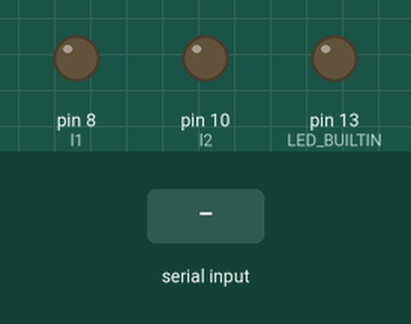
Bench run of a sketch on a simulated Arduino Uno, built with avr-gcc and run on an emulated ATmega328P. Parts: output pins drawn as LEDs (lit = HIGH). The inputs (shaded band) are chosen by the test bench. Pins used as bus, display or sensor lines are not drawn.

Above: at 1.2 s.
1.3 s: "g" received over Serial
At 1.6 s:
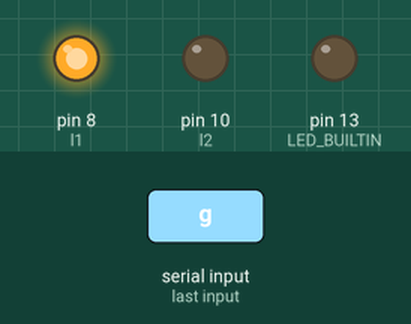
3.3 s: "b" received over Serial
At 3.7 s:
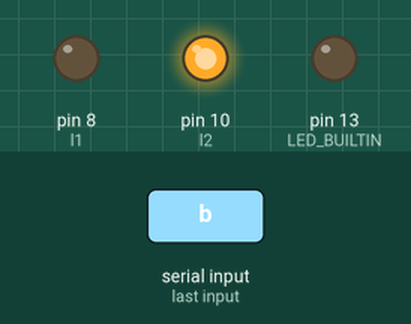
5.3 s: "x" received over Serial
At 5.9 s:
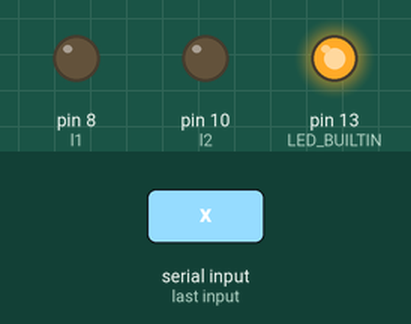
6.8 s: "l" received over Serial
At 6.9 s:
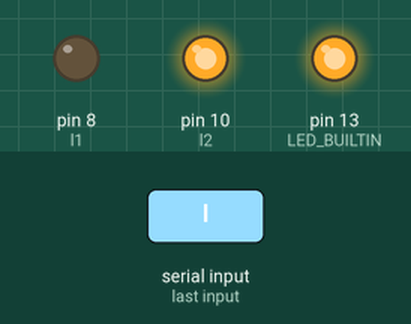
8.5 s: "r" received over Serial
At 8.6 s:
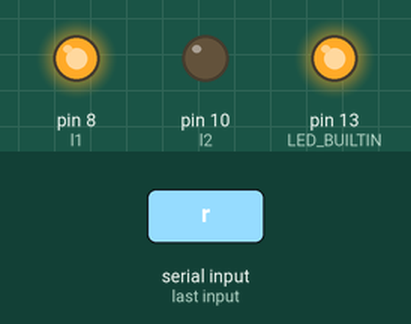
Timing chart, 0 to 11.2 s (numbered marks = the images above; inputs shaded):
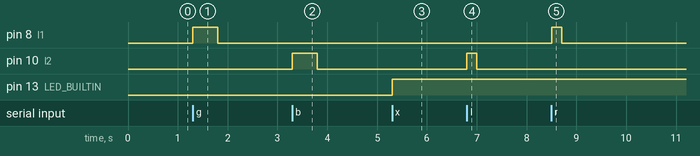

Measured:
- after the input at 1.3 s, pin 8 (l1): LOW → HIGH at once, → LOW 0.50 s later
- after the input at 3.3 s, pin 10 (l2): LOW → HIGH at once, → LOW 0.50 s later
- after the input at 5.3 s, pin 13 (LED_BUILTIN): LOW → HIGH at once
- after the input at 6.8 s, pin 10 (l2): LOW → HIGH at once, → LOW 0.20 s later
- after the input at 8.5 s, pin 8 (l1): LOW → HIGH at once, → LOW 0.20 s later

The sketch:

08_RunCar.ino
```cpp
int l1 = 8;
int r1 = 9;
int l2 = 10;
int r2 = 11;

bool ledx = LOW;
char cmd;

void setup() {
  // put your setup code here, to run once:
  Serial.begin(9600);
  pinMode(l1, OUTPUT);
  pinMode(l2, OUTPUT);
  pinMode(r1, OUTPUT);
  pinMode(r2, OUTPUT);

  pinMode(LED_BUILTIN, OUTPUT);

  digitalWrite(l1, LOW);
  digitalWrite(r1, LOW);
  digitalWrite(l2, LOW);
  digitalWrite(r2, LOW);
  digitalWrite(LED_BUILTIN, ledx);
}

void loop() {
  // put your main code here, to run repeatedly:
  cmd = Serial.read();
  if (cmd == 'g') {
    digitalWrite(l1, HIGH);
    digitalWrite(r1, HIGH);
    digitalWrite(l2, LOW);
    digitalWrite(r2, LOW);
    delay(500);
  }
  else if (cmd == 'b') {
    digitalWrite(l1, LOW);
    digitalWrite(r1, LOW);
    digitalWrite(l2, HIGH);
    digitalWrite(r2, HIGH);
    delay(500);
  }
  else if (cmd == 'l') {
    digitalWrite(l1, LOW);
    digitalWrite(r1, HIGH);
    digitalWrite(l2, HIGH);
    digitalWrite(r2, LOW);
    delay(200);
  }
  else if (cmd == 'r') {
    digitalWrite(l1, HIGH);
    digitalWrite(r1, LOW);
    digitalWrite(l2, LOW);
    digitalWrite(r2, HIGH);
    delay(200);
  }
  else if (cmd == 'x') {
    digitalWrite(l1, LOW);
    digitalWrite(r1, LOW);
    digitalWrite(l2, LOW);
    digitalWrite(r2, LOW);

    ledx = !ledx;
    digitalWrite(LED_BUILTIN, ledx);
  }

  cmd = 'n';
  digitalWrite(l1, LOW);
  digitalWrite(r1, LOW);
  digitalWrite(l2, LOW);
  digitalWrite(r2, LOW);
}
```
